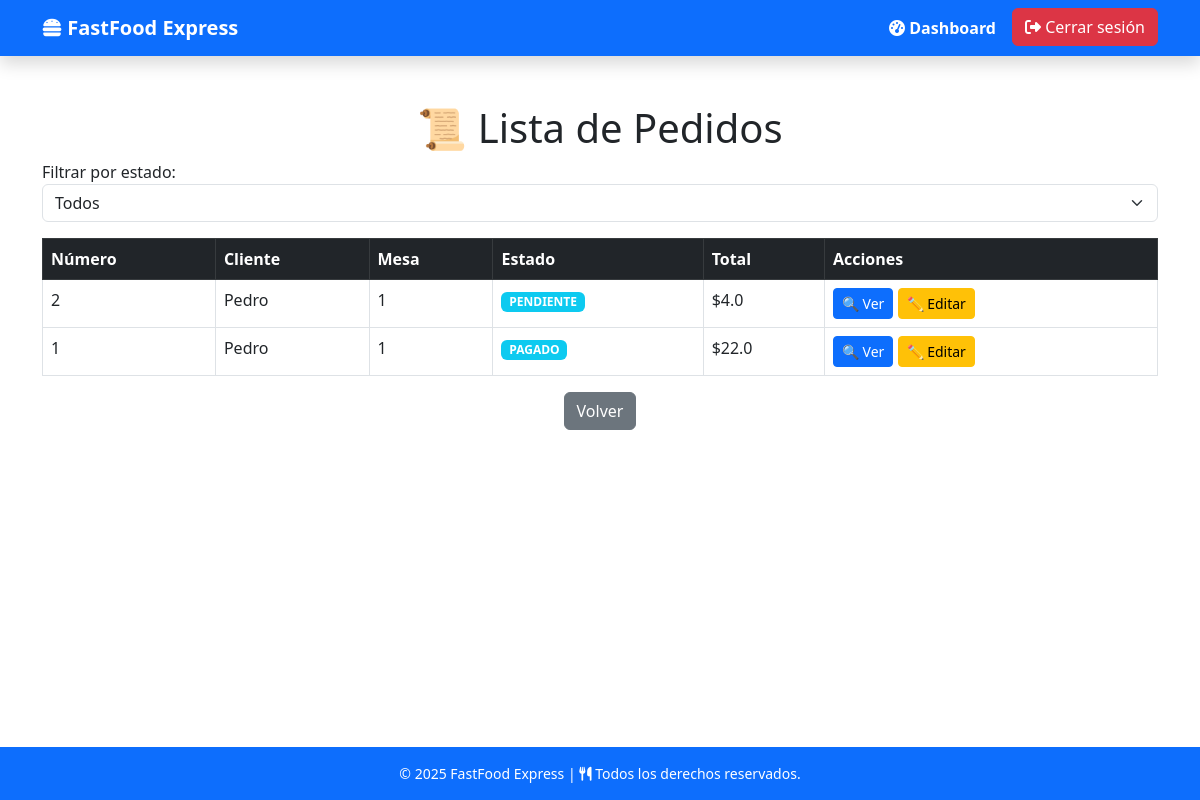
The page /pedidos/ (signed in) on the database as committed earlier.
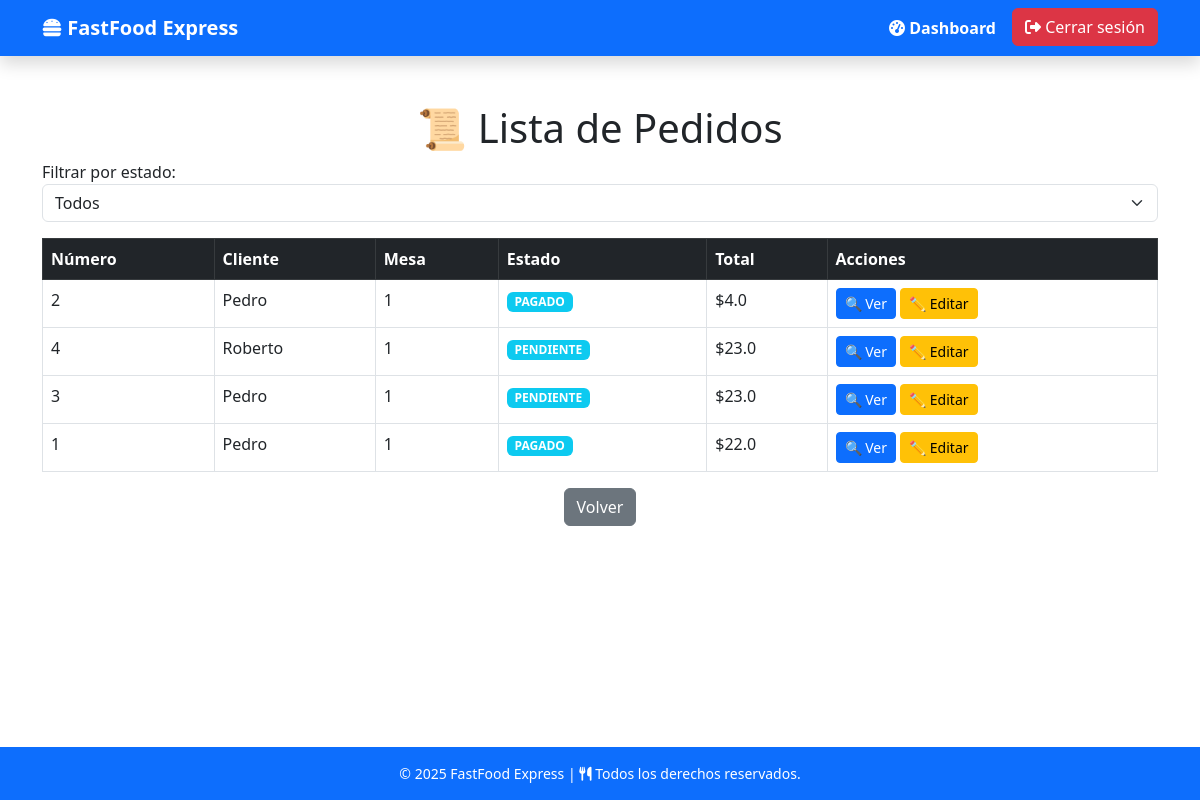
The same page on the database as committed later.
### pedidos/models.py (models this page shows, shortened)
class Pedido(models.Model):
    fecha_actual = models.DateTimeField(auto_now=True, editable=False)
    numero = models.AutoField(primary_key=True)
    cliente = models.ForeignKey(Cliente, on_delete=models.CASCADE, related_name="pedidos_cliente")
    mesero = models.ForeignKey(Mesero, on_delete=models.SET_NULL, null=True, blank=True,
                                   related_name="pedidos_mesero")
    mesa = models.ForeignKey(Mesa, on_delete=models.SET_NULL, null=True, blank=True, related_name="pedidos_mesa")
    estado = models.CharField(
        max_length=50,
        choices=EstadoPedido.choices,
        default=EstadoPedido.PENDIENTE
    )
    def calcular_total(self):
        total = self.items.aggregate(total=Sum(F('producto__precio') * F('cantidad')))['total']
        return total if total else 0.0

### util/models.py (models this page shows, shortened)
class Persona(models.Model):
    cedula = models.CharField(max_length=10, unique=True)
    nombre = models.CharField(max_length=100)
    apellido = models.CharField(max_length=50)
    telefono = models.CharField(max_length=15, unique=True)
    email = models.EmailField(unique=True, null=True, blank=True)
    direccion = models.TextField(null=True, blank=True)
    class Meta:
        abstract = True

class Cliente(Persona):
    activo = models.BooleanField(default=True)

### mesas/models.py (models this page shows, shortened)
class Mesa(models.Model):
    identificador = models.CharField(max_length=50, unique=True)
    numero_asientos = models.PositiveIntegerField()
    ubicacion = models.CharField(max_length=100)
    estado = models.CharField(
        max_length=10,
        choices=EstadoMesa.choices,
        default=EstadoMesa.LIBRE
    )
    hora_disponible = models.DateTimeField(null=True, blank=True)

### pedidos/views.py (the view)
# urls.py: path('pedidos/', lista_pedidos, name='lista_pedidos'),
@login_required
def lista_pedidos(request):
    filtro_estado = request.GET.get('estado', '')
    pedidos = Pedido.objects.all().order_by('-fecha_actual')  # Ordenar por fecha
    if filtro_estado:
        pedidos = pedidos.filter(estado=filtro_estado)
    return render(request, 'pedidos/pedidos.html', {'pedidos': pedidos, 'filtro_estado': filtro_estado})

### templates/pedidos/pedidos.html (shortened to what this page needs)
{% extends 'base.html' %}
{% load static %}
{% block content %}
<div class="container mt-5">
    <h1 class="text-center">📜 Lista de Pedidos</h1>
    <form method="GET" class="mb-3">
        <label for="estado">Filtrar por estado:</label>
        <select name="estado" id="estado" class="form-select" onchange="this.form.submit()">
            <option value="">Todos</option>
        </select>
    </form>
    <table class="table table-bordered">
        <thead class="table-dark">
            <tr>
                <th>Número</th>
                <th>Cliente</th>
                <th>Mesa</th>
                <th>Estado</th>
                <th>Total</th>
                <th>Acciones</th>
            </tr>
        </thead>
        <tbody>
            {% for pedido in pedidos %}
            <tr>
                <td>{{ pedido.numero }}</td>
                <td>{{ pedido.cliente.nombre }}</td>
                <td>{{ pedido.mesa.id }}</td>
                <td><span class="badge bg-info">{{ pedido.estado }}</span></td>
                <td>${{ pedido.calcular_total }}</td>
                <td>
                    <a href="{% url 'detalle_pedido' pedido.numero %}" class="btn btn-primary btn-sm">🔍 Ver</a>
                    <a href="{% url 'editar_pedido' pedido.numero %}" class="btn btn-warning btn-sm">✏ Editar</a>
                </td>
            </tr>
            {% empty %}
            <tr><td colspan="6" class="text-center">No hay pedidos registrados.</td></tr>
            {% endfor %}
        </tbody>
    </table>
    <div class="text-center mt-3">
        <a href="{% url 'vista_empleado' %}" class="btn btn-secondary">Volver</a>
    </div>
</div>
{% endblock %}

Rows that differ between the two databases and show on the page:
changed Pedido id 2: estado "PENDIENTE" → "PAGADO"
added Pedido: numero "4", cliente.nombre "Roberto", mesa.id "1", estado "PENDIENTE", calcular_total "23.0"
added Pedido: numero "3", cliente.nombre "Pedro", mesa.id "1", estado "PENDIENTE", calcular_total "23.0"
